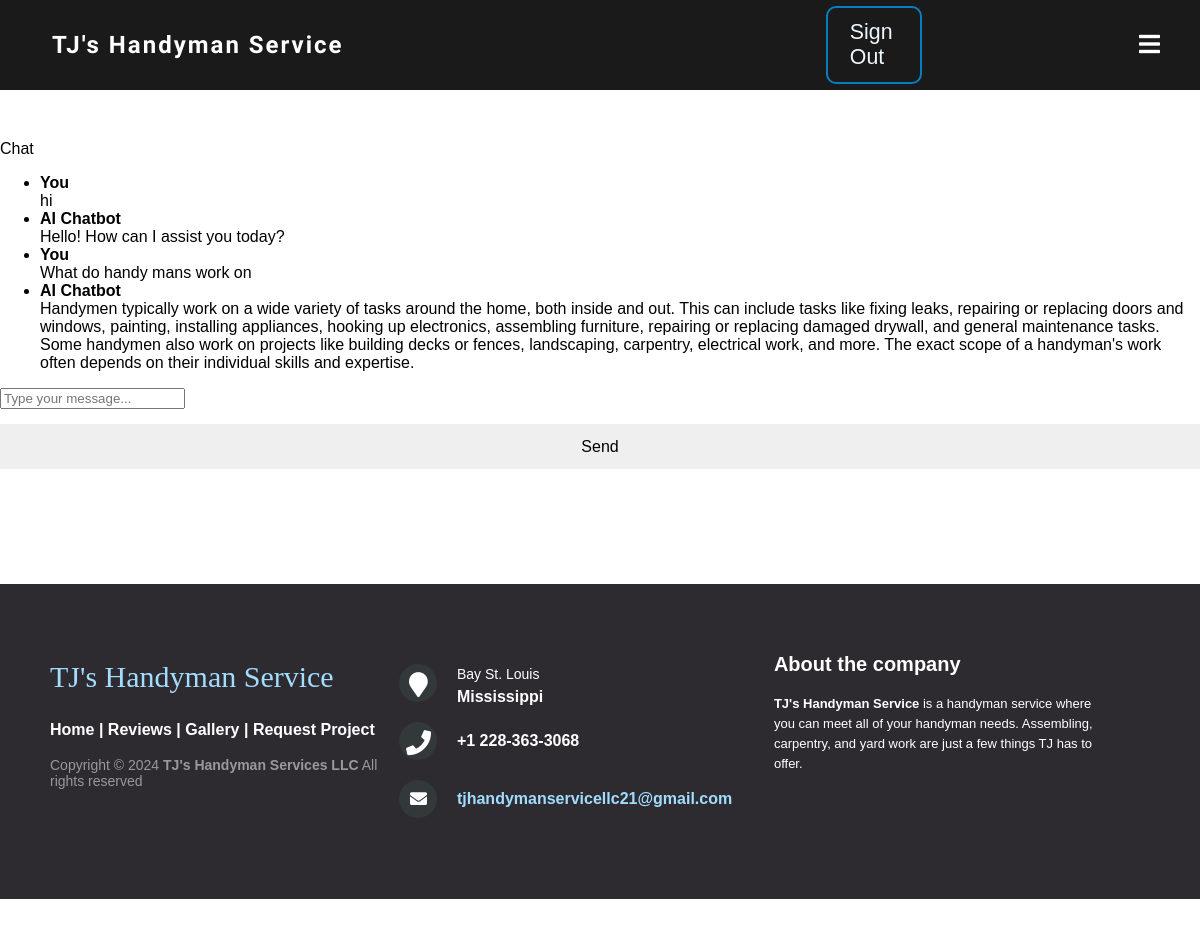
/chatbot/ (signed in), run on the app's committed database.
### capStoneApp/models.py (models this page shows, shortened)
class Chat(models.Model):
    user = models.ForeignKey(User, on_delete=models.CASCADE)
    message = models.TextField()
    response = models.TextField()
    created_at = models.DateTimeField(auto_now_add=True)

### capStoneApp/views.py (the view, shortened to what this page needs)
# urls.py: path('chatbot/', views.chatbot, name="chatbot"),
@login_required
def chatbot(request):
    chats = Chat.objects.filter(user=request.user)
    return render(request, 'chatbot.html', {'chats': chats})

### capStoneApp/templates/chatbot.html (shortened to what this page needs)
{% extends 'base.html' %}
{% block content %}
<div class="chat-container">
  <div class="card flex-grow-1">
    <div class="card-header bg-primary text-white">Chat</div>
    <div class="card-body messages-box">
      <ul class="list-unstyled messages-list">
        {% for chat in chats %}
          {% if chat.user == request.user %}
            <li class="message sent">
              <div class="message-text">
                <div class="message-sender">
                  <b>You</b>
                </div>
                <div class="message-content">
                  {{ chat.message }}
                </div>
              </div>
            </li>
            <li class="message received">
              <div class="message-text">
                <div class="message-sender">
                  <b>AI Chatbot</b>
                </div>
                <div class="message-content">
                  {{ chat.response }}
                </div>
              </div>
            </li>
          {% endif %}
        {% endfor %}
      </ul>
    </div>
  </div>
  <form class="message-form">
    <div class="input-group">
      <input type="text" class="form-control message-input" placeholder="Type your message...">
      <div class="input-group-append">
        <button type="submit" class="btn btn-primary btn-send">Send</button>
      </div>
    </div>
  </form>
</div>
{% endblock %}

### capStoneApp/static/styles.css (style rules this page uses)
html { min-width: 550px; position: relative; }
body { background-color: #ffffff; }

### capStoneApp/static/navBar.css (style rules this page uses)
*, *::before, *::after { box-sizing: border-box; }
body { margin: 0; padding: 0; background-color: white; font-family: "Ubuntu", sans-serif; }
button { border: 0; outline: none; font-family: inherit; font-size: inherit; cursor: pointer; }

### capStoneApp/static/rating.css (style rules this page uses)
form .btn { height:45px; width: 100%; margin: 15px 0; }

### data on the page
Chat: message "hi", response "Hello! How can I assist you today?"
Chat: message "What do handy mans work on", response "Handymen typically work on a wide variety of tasks around the home, both inside and out. This can include tasks like fixing leaks, repairing or replacing doors and windows, painting, installing appliances, hooking up electronics, assembling furniture, repairing or replacing damaged drywall, and general maintenance tasks. Some handymen also work on projects like building decks or fences, landscaping, carpentry, electrical work, and more. The exact scope of a handyman's work often depends on their individual skills and expertise."
